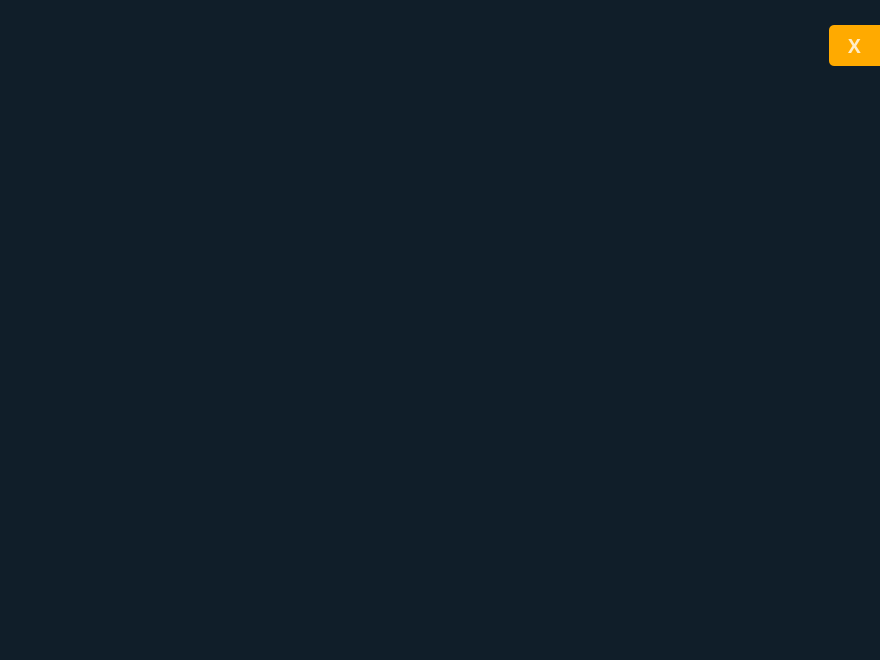
<?xml version="1.0" encoding="UTF-8"?>
<ui version="4.0">
 <class>Form</class>
 <widget class="QWidget" name="Form">
  <property name="geometry">
   <rect>
    <x>0</x>
    <y>0</y>
    <width>880</width>
    <height>660</height>
   </rect>
  </property>
  <property name="windowTitle">
   <string>Form</string>
  </property>
  <property name="styleSheet">
   <string notr="true">background-color:rgba(16,30,41,240);
color:rgb(255, 255, 255);
</string>
  </property>
  <widget class="QWidget" name="widget" native="true">
   <property name="geometry">
    <rect>
     <x>0</x>
     <y>0</y>
     <width>880</width>
     <height>660</height>
    </rect>
   </property>
   <property name="styleSheet">
    <string notr="true">background-color:rgba(16,30,41,240);</string>
   </property>
   <widget class="QLabel" name="label">
    <property name="geometry">
     <rect>
      <x>100</x>
      <y>150</y>
      <width>680</width>
      <height>360</height>
     </rect>
    </property>
    <property name="text">
     <string/>
    </property>
   </widget>
   <widget class="QPushButton" name="backButton">
    <property name="geometry">
     <rect>
      <x>829</x>
      <y>25</y>
      <width>51</width>
      <height>41</height>
     </rect>
    </property>
    <property name="font">
     <font>
      <family>Arial Black</family>
      <pointsize>14</pointsize>
      <weight>75</weight>
      <bold>true</bold>
     </font>
    </property>
    <property name="styleSheet">
     <string notr="true">QPushButton#backButton{
background-color:rgb(255, 170, 0);
color:rgba(255, 255, 255, 200);
border-top-left-radius:5px;
border-bottom-left-radius:5px;
}
QPushButton#backButton:pressed{
padding-left:5px;
padding-top:5px;
background-color:rgb(255, 170, 0);
background-position:calc(100%-10px)center;
}
QPushButton#backButton:hover{
background-color:rgb(255, 170, 0);
}</string>
    </property>
    <property name="text">
     <string>X</string>
    </property>
   </widget>
  </widget>
 </widget>
 <resources>
  <include location="../img/img.qrc"/>
 </resources>
 <connections/>
</ui>
